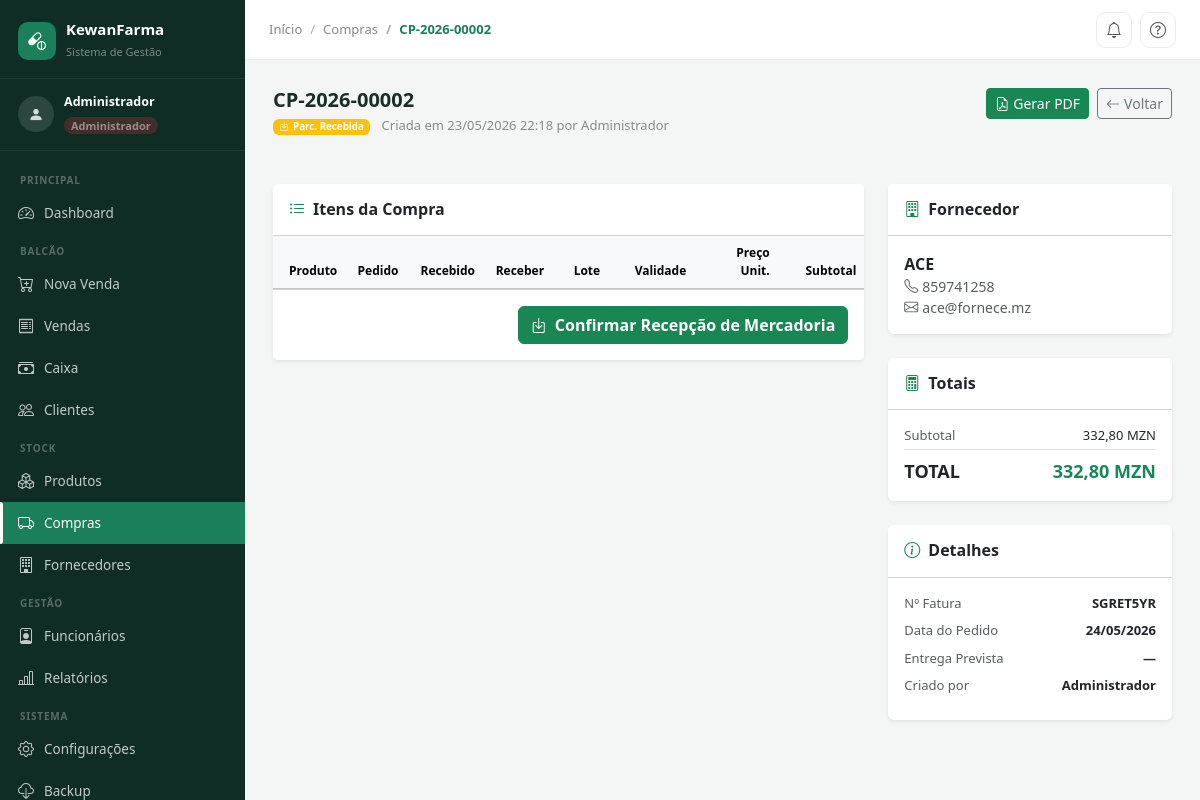
Screenshot of /compras/2 (signed in) with the database file from the repository.
### tables this page shows
CREATE TABLE `compras` (
  `id` int(10) unsigned NOT NULL AUTO_INCREMENT,
  `numero_compra` varchar(20) NOT NULL,
  `fornecedor_id` int(10) unsigned NOT NULL,
  `usuario_id` int(10) unsigned NOT NULL,
  `numero_fatura` varchar(60) DEFAULT NULL,
  `subtotal` decimal(12,2) NOT NULL DEFAULT 0.00,
  `desconto` decimal(12,2) NOT NULL DEFAULT 0.00,
  `total` decimal(12,2) NOT NULL DEFAULT 0.00,
  `status` enum('rascunho','enviada','parcialmente_recebida','recebida','cancelada') NOT NULL DEFAULT 'rascunho',
  `data_pedido` date NOT NULL DEFAULT curdate(),
  `data_entrega` date DEFAULT NULL,
  `observacoes` text DEFAULT NULL,
  `criado_em` timestamp NOT NULL DEFAULT current_timestamp(),
  `actualizado_em` timestamp NOT NULL DEFAULT current_timestamp() ON UPDATE current_timestamp(),
  PRIMARY KEY (`id`),
  UNIQUE KEY `uq_compras_numero` (`numero_compra`),
  KEY `idx_compras_fornecedor` (`fornecedor_id`),
  KEY `idx_compras_usuario` (`usuario_id`),
  KEY `idx_compras_status` (`status`),
  KEY `idx_compras_data` (`data_pedido`),
  CONSTRAINT `fk_compras_fornecedor` FOREIGN KEY (`fornecedor_id`) REFERENCES `fornecedores` (`id`) ON UPDATE CASCADE,
  CONSTRAINT `fk_compras_usuario` FOREIGN KEY (`usuario_id`) REFERENCES `usuarios` (`id`) ON UPDATE CASCADE
);

CREATE TABLE `usuarios` (
  `id` int(10) unsigned NOT NULL AUTO_INCREMENT,
  `nome` varchar(120) NOT NULL,
  `email` varchar(180) NOT NULL,
  `senha_hash` varchar(255) NOT NULL,
  `perfil` enum('admin','farmaceutico','caixa','tecnico') NOT NULL DEFAULT 'caixa',
  `funcionario_id` int(10) unsigned DEFAULT NULL COMMENT 'Funcionário associado a este utilizador',
  `criado_por` int(10) unsigned DEFAULT NULL COMMENT 'Administrador que criou / atribuiu as credenciais',
  `token_reset` varchar(100) DEFAULT NULL COMMENT 'Token para redefinição de senha',
  `token_expira_em` timestamp NULL DEFAULT NULL COMMENT 'Validade do token de redefinição',
  `tentativas_login` tinyint(3) unsigned NOT NULL DEFAULT 0 COMMENT 'Contador de tentativas de login falhadas',
  `bloqueado_ate` timestamp NULL DEFAULT NULL COMMENT 'Conta bloqueada temporariamente até esta data',
  `telefone` varchar(20) DEFAULT NULL,
  `ativo` tinyint(1) NOT NULL DEFAULT 1,
  `ultimo_login` timestamp NULL DEFAULT NULL,
  `criado_em` timestamp NOT NULL DEFAULT current_timestamp(),
  `actualizado_em` timestamp NOT NULL DEFAULT current_timestamp() ON UPDATE current_timestamp(),
  PRIMARY KEY (`id`),
  UNIQUE KEY `uq_usuarios_email` (`email`),
  KEY `idx_usuarios_perfil` (`perfil`),
  KEY `idx_usuarios_ativo` (`ativo`),
  KEY `idx_usuarios_funcionario` (`funcionario_id`),
  KEY `fk_usuarios_criado_por` (`criado_por`),
  CONSTRAINT `fk_usuarios_criado_por` FOREIGN KEY (`criado_por`) REFERENCES `usuarios` (`id`) ON DELETE SET NULL ON UPDATE CASCADE,
  CONSTRAINT `fk_usuarios_funcionario` FOREIGN KEY (`funcionario_id`) REFERENCES `funcionarios` (`id`) ON DELETE SET NULL ON UPDATE CASCADE
);

CREATE TABLE `fornecedores` (
  `id` int(10) unsigned NOT NULL AUTO_INCREMENT,
  `nome` varchar(150) NOT NULL,
  `nuit` varchar(20) DEFAULT NULL,
  `telefone` varchar(20) DEFAULT NULL,
  `email` varchar(180) DEFAULT NULL,
  `endereco` varchar(255) DEFAULT NULL,
  `cidade` varchar(80) DEFAULT NULL,
  `pais` varchar(80) NOT NULL DEFAULT 'Moçambique',
  `ativo` tinyint(1) NOT NULL DEFAULT 1,
  `criado_em` timestamp NOT NULL DEFAULT current_timestamp(),
  `actualizado_em` timestamp NOT NULL DEFAULT current_timestamp() ON UPDATE current_timestamp(),
  PRIMARY KEY (`id`),
  UNIQUE KEY `uq_fornecedores_nuit` (`nuit`),
  KEY `idx_fornecedores_ativo` (`ativo`)
);

### app/Controllers/CompraController.php (called while the page is built, shortened)
<?php
class CompraController
{
    private Compra  $model;
    public function __construct()
    {
        $this->model        = new Compra();
    }
    public function show(string $id): void
    {
        $compra = $this->model->findComItens((int)$id);
        View::render('compras.compras_detalhe', [
            'titulo'     => 'Compra ' . $compra['numero_compra'],
            'activePage' => 'compras',
            'breadcrumb' => ['Compras' => '/compras', $compra['numero_compra'] => null],
            'compra'     => $compra,
            'csrf_token' => $this->csrfGerar(),
            'flash_sucesso' => $_SESSION['flash_sucesso'] ?? null,
            'flash_erro'    => $_SESSION['flash_erro']    ?? null,
        ]);
    }
    private function csrfGerar(): string
    {
        return $_SESSION['csrf_token'];
    }
}

### core/App.php (called while the page is built, shortened)
<?php
class App {
    public static function run(): void {
        $router = new Router();
        $url    = $_GET['url'] ?? '/';
        $method = $_SERVER['REQUEST_METHOD'];
        $router->dispatch('/' . trim($url, '/'), $method);
    }
}

### public/index.php (called while the page is built, shortened)
<?php
\Core\App::run();

### core/Database.php (called while the page is built, shortened)
<?php
class Database {
    private static ?PDO $instance = null;
    public static function getInstance(): PDO {
        if (self::$instance === null) {
            $dsn = sprintf(
                'mysql:host=%s;port=%s;dbname=%s;charset=utf8mb4',
                $_ENV['DB_HOST'], $_ENV['DB_PORT'], $_ENV['DB_NAME']
            );
            try {
                self::$instance = new PDO($dsn, $_ENV['DB_USER'], $_ENV['DB_PASS'], [
                    PDO::ATTR_ERRMODE            => PDO::ERRMODE_EXCEPTION,
                    PDO::ATTR_DEFAULT_FETCH_MODE => PDO::FETCH_ASSOC,
                    PDO::ATTR_EMULATE_PREPARES   => false,
                ]);
            } catch (PDOException $e) {
                error_log('DB Error: ' . $e->getMessage());
                die(json_encode(['erro' => 'Falha na ligação ao banco de dados.']));
            }
        }
        return self::$instance;
    }
}

### core/BaseModel.php (called while the page is built, shortened)
<?php
abstract class BaseModel {
    public function __construct() {
        $this->db = Database::getInstance();
    }
}

### app/Models/Compra.php (called while the page is built, shortened)
<?php
class Compra extends BaseModel
{
    public function findComItens(int $id): ?array
    {
        $compra = $this->db->prepare("
            SELECT c.*, f.nome AS fornecedor_nome, f.telefone AS fornecedor_telefone,
                   f.email AS fornecedor_email,
                   u.nome AS usuario_nome
            FROM compras c
            JOIN fornecedores f ON f.id = c.fornecedor_id
            JOIN usuarios u     ON u.id  = c.usuario_id
            WHERE c.id = :id
        ");
        $compra->execute(['id' => $id]);
        $row = $compra->fetch();
        $itens = $this->db->prepare("
            SELECT ic.*, p.nome AS produto_nome, p.unidade_medida
            FROM itens_compra ic
            JOIN produtos p ON p.id = ic.produto_id
            WHERE ic.compra_id = :id
            ORDER BY ic.id
        ");
        $itens->execute(['id' => $id]);
        $row['itens'] = $itens->fetchAll();
        return $row;
    }
}

### app/Views/compras/compras_detalhe.php (the view, shortened to what this page needs)
<?php $appUrl = $_ENV['APP_URL'] ?? ''; ?>
<?php
$statusLabels = [
    'rascunho'               => ['label'=>'Rascunho',       'badge'=>'secondary', 'icon'=>'bi-pencil-square'],
    'enviada'                => ['label'=>'Enviada',         'badge'=>'primary',   'icon'=>'bi-truck'],
    'parcialmente_recebida'  => ['label'=>'Parc. Recebida',  'badge'=>'warning',   'icon'=>'bi-box-arrow-in-down'],
    'recebida'               => ['label'=>'Recebida',        'badge'=>'success',   'icon'=>'bi-check-circle'],
    'cancelada'              => ['label'=>'Cancelada',       'badge'=>'danger',    'icon'=>'bi-x-circle'],
];
$s        = $statusLabels[$compra['status']] ?? ['label'=>$compra['status'],'badge'=>'secondary','icon'=>'bi-circle'];
$podeReceber  = in_array($compra['status'], ['rascunho','enviada','parcialmente_recebida']);
?>
<div class="d-flex align-items-start justify-content-between mb-4 flex-wrap gap-2">
  <div>
    <h1 class="page-title"><?= htmlspecialchars($compra['numero_compra']) ?></h1>
    <p class="page-subtitle">
      <span class="badge bg-<?= $s['badge'] ?> me-2">
        <i class="bi <?= $s['icon'] ?> me-1"></i><?= $s['label'] ?>
      </span>
      Criada em <?= date('d/m/Y H:i', strtotime($compra['criado_em'])) ?>
      por <?= htmlspecialchars($compra['usuario_nome']) ?>
    </p>
  </div>
  <div class="d-flex gap-2 flex-wrap">
    <a href="<?= $appUrl ?>/compras/<?= $compra['id'] ?>/pdf"
   target="_blank" class="btn btn-success btn-sm">
  <i class="bi bi-file-earmark-pdf me-1"></i>Gerar PDF
</a>
    <a href="<?= $appUrl ?>/compras" class="btn btn-outline-secondary btn-sm">
      <i class="bi bi-arrow-left me-1"></i>Voltar
    </a>
  </div>
</div>
<div class="row g-4">
  <div class="col-12 col-lg-8">
    <div class="card border-0 shadow-sm">
      <div class="card-header bg-white py-3">
        <h6 class="fw-bold mb-0"><i class="bi bi-list-ul me-2 text-success"></i>Itens da Compra</h6>
      </div>
      <?php if ($podeReceber): ?>
      <form action="<?= $appUrl ?>/compras/<?= $compra['id'] ?>/receber" method="POST">
      <?php endif; ?>
      <div class="table-responsive">
        <table class="table align-middle mb-0">
          <thead class="table-light">
            <tr>
              <th class="ps-3" style="font-size:12px">Produto</th>
              <th class="text-center" style="width:80px;font-size:12px">Pedido</th>
              <th class="text-center" style="width:80px;font-size:12px">Recebido</th>
              <?php if ($podeReceber): ?>
              <th class="text-center" style="width:80px;font-size:12px">Receber</th>
              <th class="text-center" style="width:100px;font-size:12px">Lote</th>
              <th class="text-center" style="width:110px;font-size:12px">Validade</th>
              <?php endif; ?>
              <th class="text-end" style="width:120px;font-size:12px">Preço Unit.</th>
              <th class="text-end" style="width:120px;font-size:12px">Subtotal</th>
            </tr>
          </thead>
        </table>
      </div>
      <?php if ($podeReceber): ?>
      <div class="card-footer bg-white py-3 d-flex justify-content-end">
        <button type="submit" class="btn btn-success fw-bold">
          <i class="bi bi-box-arrow-in-down me-2"></i>Confirmar Recepção de Mercadoria
        </button>
      </div>
      </form>
      <?php endif; ?>
    </div>
  </div>
  <div class="col-12 col-lg-4">
    <div class="card border-0 shadow-sm mb-4">
      <div class="card-header bg-white py-3">
        <h6 class="fw-bold mb-0"><i class="bi bi-building me-2 text-success"></i>Fornecedor</h6>
      </div>
      <div class="card-body py-3">
        <div class="fw-semibold"><?= htmlspecialchars($compra['fornecedor_nome']) ?></div>
        <?php if ($compra['fornecedor_telefone']): ?>
        <div class="text-muted small"><i class="bi bi-telephone me-1"></i><?= htmlspecialchars($compra['fornecedor_telefone']) ?></div>
        <?php endif; ?>
        <?php if ($compra['fornecedor_email']): ?>
        <div class="text-muted small"><i class="bi bi-envelope me-1"></i><?= htmlspecialchars($compra['fornecedor_email']) ?></div>
        <?php endif; ?>
      </div>
    </div>
    <div class="card border-0 shadow-sm mb-4">
      <div class="card-header bg-white py-3">
        <h6 class="fw-bold mb-0"><i class="bi bi-calculator me-2 text-success"></i>Totais</h6>
      </div>
      <div class="card-body py-3">
        <div class="d-flex justify-content-between mb-1" style="font-size:13px">
          <span class="text-muted">Subtotal</span>
          <span><?= number_format($compra['subtotal'], 2, ',', '.') ?> MZN</span>
        </div>
        <div class="d-flex justify-content-between fw-bold border-top pt-2 mt-1" style="font-size:18px">
          <span>TOTAL</span>
          <span class="text-success"><?= number_format($compra['total'], 2, ',', '.') ?> MZN</span>
        </div>
      </div>
    </div>
    <div class="card border-0 shadow-sm">
      <div class="card-header bg-white py-3">
        <h6 class="fw-bold mb-0"><i class="bi bi-info-circle me-2 text-success"></i>Detalhes</h6>
      </div>
      <div class="card-body py-3">
        <?php
        $detalhes = [
          ['Nº Fatura',       $compra['numero_fatura'] ?? '—'],
          ['Data do Pedido',  $compra['data_pedido']   ? date('d/m/Y', strtotime($compra['data_pedido'])) : '—'],
          ['Entrega Prevista',$compra['data_entrega']  ? date('d/m/Y', strtotime($compra['data_entrega'])) : '—'],
          ['Criado por',      $compra['usuario_nome']],
        ];
        foreach ($detalhes as [$label, $valor]):
        ?>
        <div class="d-flex justify-content-between mb-2" style="font-size:13px">
          <span class="text-muted"><?= $label ?></span>
          <span class="fw-semibold text-end"><?= htmlspecialchars((string)$valor) ?></span>
        </div>
        <?php endforeach; ?>
      </div>
    </div>
  </div>
</div>

### core/Router.php (shortened to what this page needs)
<?php
class Router {
    private array $routes = [];
    public function get(string $path, array $action): void {
        $this->routes['GET'][$path] = $action;
    }
    public function post(string $path, array $action): void {
        $this->routes['POST'][$path] = $action;
    }
    public function dispatch(string $url, string $method): void {
        $url    = rtrim($url, '/') ?: '/';
        $method = strtoupper($method);
        foreach ($this->routes[$method] ?? [] as $pattern => $action) {
            $regex = preg_replace('/\{(\w+)\}/', '(?P<$1>[^/]+)', $pattern);
            if (preg_match('#^' . $regex . '$#', $url, $matches)) {
                $params = array_filter($matches, 'is_string', ARRAY_FILTER_USE_KEY);
                [$controllerName, $methodName] = $action;
                (new $class)->{$methodName}(...array_values($params));
                return;
            }
        }
    }
}

### app/Views/layouts/base.php (style rules this page uses)
:root { --kf-primary: #1a7f5a; --kf-primary-dark: #0d5c41; --kf-primary-light: #e8f5f0; --kf-sidebar-bg: #0f2d24; --kf-sidebar-hover: #1a4a35; --kf-sidebar-active:#1a7f5a; --kf-sidebar-text: rgba(255,255,255,.75); --kf-sidebar-width: 245px; --kf-header-h: 60px; }
*, *::before, *::after { box-sizing: border-box; margin: 0; padding: 0; }
body { font-family: 'Segoe UI', system-ui, sans-serif; background: #f4f6f5; color: #1a2e27; min-height: 100vh; }
.page-title { font-size: 20px; font-weight: 700; color: #1a2e27; margin-bottom: 4px; }
.page-subtitle { font-size: 13px; color: #888; margin-bottom: 24px; }

### rows the page displays
compras: numero_compra "CP-2026-00002", status "Parc. Recebida", criado_em "23/05/2026 22:18", usuario.nome "Administrador", fornecedor.nome "ACE", fornecedor.telefone "859741258", fornecedor.email "ace@fornece.mz", subtotal "332,80", total "332,80"

### other values shown
$label "Compras"
$label "CP-2026-00002"
$label "Nº Fatura"
$valor "SGRET5YR"
$label "Data do Pedido"
$valor "24/05/2026"
$label "Entrega Prevista"
$valor "—"
$label "Criado por"
$valor "Administrador"
